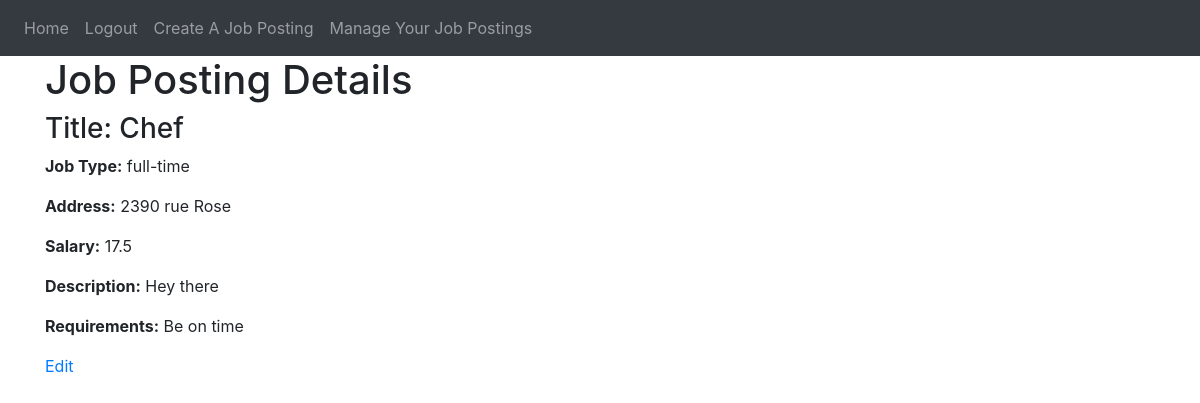
The page /view_job_posting/2 (signed in) on the database its author committed.
### website/models.py (models this page shows)
class JobPosting(db.Model):
    id = db.Column(db.Integer, primary_key=True)
    title = db.Column(db.String(100))
    job_type = db.Column(db.String(50))
    address = db.Column(db.String(200))
    salary = db.Column(db.Float)
    description = db.Column(db.Text)
    requirements = db.Column(db.Text)
    employer_id = db.Column(db.Integer, db.ForeignKey('user.id'))  # Relationship with User model

### website/auth.py (the view)
@auth.route('/view_job_posting/<int:job_id>')
@login_required
def view_job_posting(job_id):
    jposting = JobPosting.query.get_or_404(job_id)
    return render_template('view_job_posting.html', jposting=jposting, user=current_user)

### website/__init__.py (called while the page is built)
def create_app():
    app = Flask(__name__)
    app.config['SECRET_KEY'] = 'dinaomidvartehrani'
    app.config['SQLALCHEMY_DATABASE_URI'] = f'sqlite:///{DB_NAME}'
    db.init_app(app)
    from .views import views
    from .auth import auth
    app.register_blueprint(views, url_prefix='/')
    app.register_blueprint(auth, url_prefix='/')
    from .models import User, Note, JobPosting
    with app.app_context():
        db.create_all()
    login_manager = LoginManager()
    login_manager.login_view = 'auth.login'
    login_manager.init_app(app)
    @login_manager.user_loader
    def load_user(id):
        return User.query.get(int(id))
    return app

### website/templates/view_job_posting.html (shortened to what this page needs)
{% extends "base.html" %}
{% block content %}
  <h1>Job Posting Details</h1>
  <div>
    <h3>Title: {{ jposting.title }}</h3>
    <p><strong>Job Type:</strong> {{ jposting.job_type }}</p>
    <p><strong>Address:</strong> {{ jposting.address }}</p>
    <p><strong>Salary:</strong> {{ jposting.salary }}</p>
    <p><strong>Description:</strong> {{ jposting.description }}</p>
    <p><strong>Requirements:</strong> {{ jposting.requirements }}</p>
  </div>
  <a href="{{ url_for('auth.edit_job_posting', job_id=jposting.id) }}">Edit</a>
{% endblock %}

### rows shown on the page
JobPosting: title "Chef", job_type "full-time", address "2390 rue Rose", salary "17.5", description "Hey there", requirements "Be on time"
